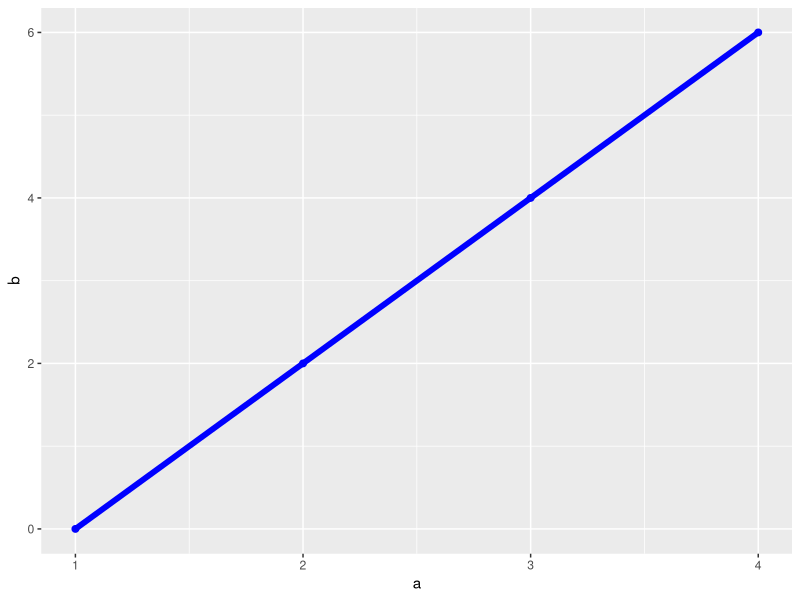

Generate this figure with R:
## ---- chunk 1
library(tidyverse)
## ---- chunk 2
a <- tibble(a = c(1,2,3,4), b = c(0,2,4,6))
a  %>%  ggplot() +
  geom_point(aes(x = a, y = b), size = 2, color = "blue") +
  geom_line(aes(x = a, y = b), size = 2, color = "blue")
